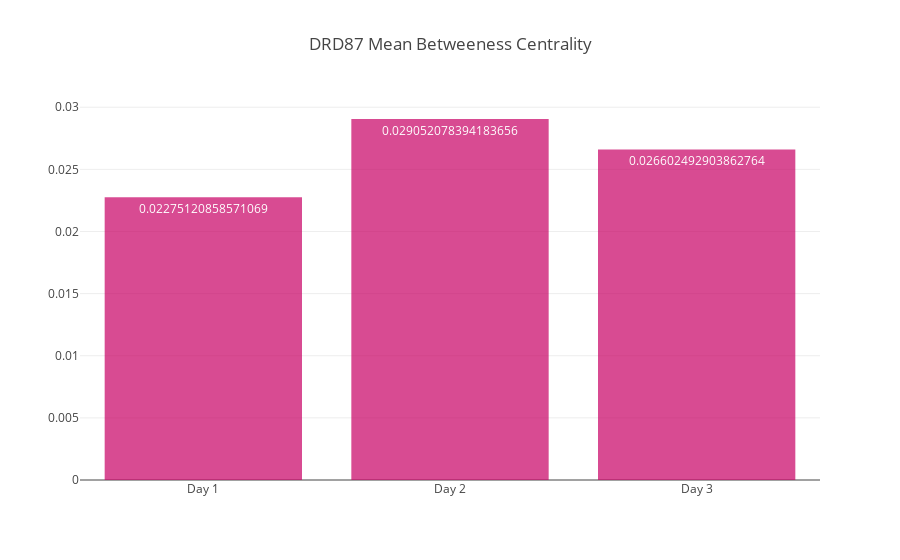

Here is the notebook cell this chart was saved with:
### Code cell
x = ["Day 1", "Day 2", "Day 3"]
y = [drd87_day1_graph.mean_betw_centrality, drd87_day2_graph.mean_betw_centrality, drd87_day3_graph.mean_betw_centrality]
plot_network_measures(x, y, title="DRD87 Mean Betweeness Centrality", color="rgb(200,0,100)")

### Figure 1 — Plotly figure (JSON) as saved in the notebook; plotly's stock layout.template omitted (floating-point values rounded to 4 significant figures)
{"data": [{"marker": {"color": "rgb(200,0,100)"}, "name": "1", "opacity": 0.7, "text": [0.02275, 0.02905, 0.0266], "textposition": "auto", "type": "bar", "uid": "335bb8", "x": ["Day 1", "Day 2", "Day 3"], "y": [0.02275, 0.02905, 0.0266]}], "layout": {"autosize": true, "title": "DRD87 Mean Betweeness Centrality", "xaxis": {"autorange": true, "range": [-0.5, 2.5], "type": "category"}, "yaxis": {"autorange": true, "range": [0, 0.03058], "type": "linear"}}}
